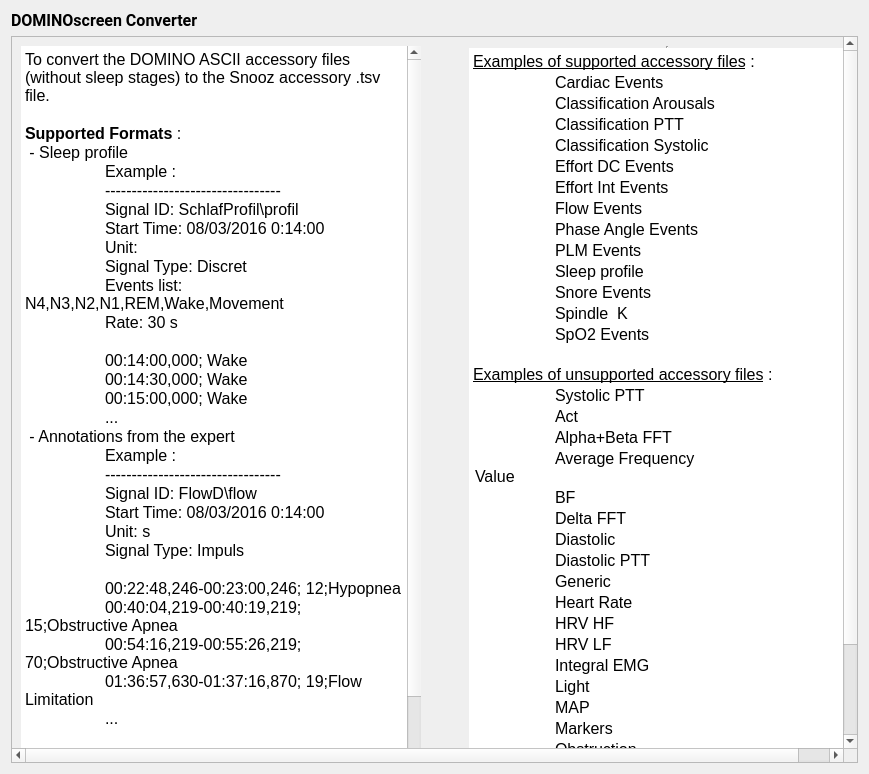
<?xml version="1.0" encoding="UTF-8"?>
<ui version="4.0">
 <class>IntroStep</class>
 <widget class="QWidget" name="IntroStep">
  <property name="geometry">
   <rect>
    <x>0</x>
    <y>0</y>
    <width>869</width>
    <height>774</height>
   </rect>
  </property>
  <property name="windowTitle">
   <string/>
  </property>
  <property name="styleSheet">
   <string>font: 12pt &quot;Roboto&quot;;</string>
  </property>
  <layout class="QVBoxLayout" name="verticalLayout">
   <item>
    <widget class="QLabel" name="label">
     <property name="font">
      <font>
       <family>Roboto</family>
       <pointsize>12</pointsize>
       <weight>50</weight>
       <italic>false</italic>
       <bold>false</bold>
      </font>
     </property>
     <property name="text">
      <string>&lt;html&gt;&lt;head/&gt;&lt;body&gt;&lt;p&gt;&lt;span style=&quot; font-weight:600;&quot;&gt;DOMINOscreen Converter&lt;/span&gt;&lt;/p&gt;&lt;/body&gt;&lt;/html&gt;</string>
     </property>
    </widget>
   </item>
   <item>
    <widget class="QScrollArea" name="scrollArea">
     <property name="autoFillBackground">
      <bool>true</bool>
     </property>
     <property name="widgetResizable">
      <bool>true</bool>
     </property>
     <widget class="QWidget" name="scrollAreaWidgetContents">
      <property name="geometry">
       <rect>
        <x>0</x>
        <y>0</y>
        <width>872</width>
        <height>820</height>
       </rect>
      </property>
      <property name="autoFillBackground">
       <bool>true</bool>
      </property>
      <layout class="QHBoxLayout" name="horizontalLayout_2">
       <item>
        <layout class="QHBoxLayout" name="horizontalLayout">
         <item>
          <widget class="QTextEdit" name="textEdit">
           <property name="sizePolicy">
            <sizepolicy hsizetype="Expanding" vsizetype="Expanding">
             <horstretch>0</horstretch>
             <verstretch>0</verstretch>
            </sizepolicy>
           </property>
           <property name="minimumSize">
            <size>
             <width>400</width>
             <height>0</height>
            </size>
           </property>
           <property name="frameShape">
            <enum>QFrame::HLine</enum>
           </property>
           <property name="frameShadow">
            <enum>QFrame::Plain</enum>
           </property>
           <property name="lineWidth">
            <number>0</number>
           </property>
           <property name="verticalScrollBarPolicy">
            <enum>Qt::ScrollBarAsNeeded</enum>
           </property>
           <property name="horizontalScrollBarPolicy">
            <enum>Qt::ScrollBarAsNeeded</enum>
           </property>
           <property name="readOnly">
            <bool>true</bool>
           </property>
           <property name="html">
            <string>&lt;!DOCTYPE HTML PUBLIC &quot;-//W3C//DTD HTML 4.0//EN&quot; &quot;http://www.w3.org/TR/REC-html40/strict.dtd&quot;&gt;
&lt;html&gt;&lt;head&gt;&lt;meta name=&quot;qrichtext&quot; content=&quot;1&quot; /&gt;&lt;style type=&quot;text/css&quot;&gt;
p, li { white-space: pre-wrap; }
&lt;/style&gt;&lt;/head&gt;&lt;body style=&quot; font-family:'Roboto'; font-size:12pt; font-weight:400; font-style:normal;&quot;&gt;
&lt;p style=&quot; margin-top:0px; margin-bottom:0px; margin-left:0px; margin-right:0px; -qt-block-indent:0; text-indent:0px;&quot;&gt;To convert the DOMINO ASCII accessory files (without sleep stages) to the Snooz accessory .tsv file.&lt;/p&gt;
&lt;p style=&quot;-qt-paragraph-type:empty; margin-top:0px; margin-bottom:0px; margin-left:0px; margin-right:0px; -qt-block-indent:0; text-indent:0px; font-weight:600;&quot;&gt;&lt;br /&gt;&lt;/p&gt;
&lt;p style=&quot; margin-top:0px; margin-bottom:0px; margin-left:0px; margin-right:0px; -qt-block-indent:0; text-indent:0px;&quot;&gt;&lt;span style=&quot; font-weight:600;&quot;&gt;Supported Formats&lt;/span&gt; : &lt;/p&gt;
&lt;p style=&quot; margin-top:0px; margin-bottom:0px; margin-left:0px; margin-right:0px; -qt-block-indent:0; text-indent:0px;&quot;&gt; - Sleep profile&lt;/p&gt;
&lt;p style=&quot; margin-top:0px; margin-bottom:0px; margin-left:0px; margin-right:0px; -qt-block-indent:0; text-indent:0px;&quot;&gt;	Example : &lt;/p&gt;
&lt;p style=&quot; margin-top:0px; margin-bottom:0px; margin-left:0px; margin-right:0px; -qt-block-indent:0; text-indent:0px;&quot;&gt;	---------------------------------&lt;/p&gt;
&lt;p style=&quot; margin-top:0px; margin-bottom:0px; margin-left:0px; margin-right:0px; -qt-block-indent:0; text-indent:0px;&quot;&gt;	Signal ID: SchlafProfil\profil&lt;/p&gt;
&lt;p style=&quot; margin-top:0px; margin-bottom:0px; margin-left:0px; margin-right:0px; -qt-block-indent:0; text-indent:0px;&quot;&gt;	Start Time: 08/03/2016 0:14:00&lt;/p&gt;
&lt;p style=&quot; margin-top:0px; margin-bottom:0px; margin-left:0px; margin-right:0px; -qt-block-indent:0; text-indent:0px;&quot;&gt;	Unit: &lt;/p&gt;
&lt;p style=&quot; margin-top:0px; margin-bottom:0px; margin-left:0px; margin-right:0px; -qt-block-indent:0; text-indent:0px;&quot;&gt;	Signal Type: Discret&lt;/p&gt;
&lt;p style=&quot; margin-top:0px; margin-bottom:0px; margin-left:0px; margin-right:0px; -qt-block-indent:0; text-indent:0px;&quot;&gt;	Events list: N4,N3,N2,N1,REM,Wake,Movement&lt;/p&gt;
&lt;p style=&quot; margin-top:0px; margin-bottom:0px; margin-left:0px; margin-right:0px; -qt-block-indent:0; text-indent:0px;&quot;&gt;	Rate: 30 s&lt;/p&gt;
&lt;p style=&quot;-qt-paragraph-type:empty; margin-top:0px; margin-bottom:0px; margin-left:0px; margin-right:0px; -qt-block-indent:0; text-indent:0px;&quot;&gt;&lt;br /&gt;&lt;/p&gt;
&lt;p style=&quot; margin-top:0px; margin-bottom:0px; margin-left:0px; margin-right:0px; -qt-block-indent:0; text-indent:0px;&quot;&gt;	00:14:00,000; Wake&lt;/p&gt;
&lt;p style=&quot; margin-top:0px; margin-bottom:0px; margin-left:0px; margin-right:0px; -qt-block-indent:0; text-indent:0px;&quot;&gt;	00:14:30,000; Wake&lt;/p&gt;
&lt;p style=&quot; margin-top:0px; margin-bottom:0px; margin-left:0px; margin-right:0px; -qt-block-indent:0; text-indent:0px;&quot;&gt;	00:15:00,000; Wake&lt;/p&gt;
&lt;p style=&quot; margin-top:0px; margin-bottom:0px; margin-left:0px; margin-right:0px; -qt-block-indent:0; text-indent:0px;&quot;&gt;	...&lt;/p&gt;
&lt;p style=&quot; margin-top:0px; margin-bottom:0px; margin-left:0px; margin-right:0px; -qt-block-indent:0; text-indent:0px;&quot;&gt; - Annotations from the expert&lt;/p&gt;
&lt;p style=&quot; margin-top:0px; margin-bottom:0px; margin-left:0px; margin-right:0px; -qt-block-indent:0; text-indent:0px;&quot;&gt;	Example : &lt;/p&gt;
&lt;p style=&quot; margin-top:0px; margin-bottom:0px; margin-left:0px; margin-right:0px; -qt-block-indent:0; text-indent:0px;&quot;&gt;	---------------------------------	&lt;/p&gt;
&lt;p style=&quot; margin-top:0px; margin-bottom:0px; margin-left:0px; margin-right:0px; -qt-block-indent:0; text-indent:0px;&quot;&gt;	Signal ID: FlowD\flow&lt;/p&gt;
&lt;p style=&quot; margin-top:0px; margin-bottom:0px; margin-left:0px; margin-right:0px; -qt-block-indent:0; text-indent:0px;&quot;&gt;	Start Time: 08/03/2016 0:14:00&lt;/p&gt;
&lt;p style=&quot; margin-top:0px; margin-bottom:0px; margin-left:0px; margin-right:0px; -qt-block-indent:0; text-indent:0px;&quot;&gt;	Unit: s&lt;/p&gt;
&lt;p style=&quot; margin-top:0px; margin-bottom:0px; margin-left:0px; margin-right:0px; -qt-block-indent:0; text-indent:0px;&quot;&gt;	Signal Type: Impuls&lt;/p&gt;
&lt;p style=&quot;-qt-paragraph-type:empty; margin-top:0px; margin-bottom:0px; margin-left:0px; margin-right:0px; -qt-block-indent:0; text-indent:0px;&quot;&gt;&lt;br /&gt;&lt;/p&gt;
&lt;p style=&quot; margin-top:0px; margin-bottom:0px; margin-left:0px; margin-right:0px; -qt-block-indent:0; text-indent:0px;&quot;&gt;	00:22:48,246-00:23:00,246; 12;Hypopnea&lt;/p&gt;
&lt;p style=&quot; margin-top:0px; margin-bottom:0px; margin-left:0px; margin-right:0px; -qt-block-indent:0; text-indent:0px;&quot;&gt;	00:40:04,219-00:40:19,219; 15;Obstructive Apnea&lt;/p&gt;
&lt;p style=&quot; margin-top:0px; margin-bottom:0px; margin-left:0px; margin-right:0px; -qt-block-indent:0; text-indent:0px;&quot;&gt;	00:54:16,219-00:55:26,219; 70;Obstructive Apnea&lt;/p&gt;
&lt;p style=&quot; margin-top:0px; margin-bottom:0px; margin-left:0px; margin-right:0px; -qt-block-indent:0; text-indent:0px;&quot;&gt;	01:36:57,630-01:37:16,870; 19;Flow Limitation&lt;/p&gt;
&lt;p style=&quot; margin-top:0px; margin-bottom:0px; margin-left:0px; margin-right:0px; -qt-block-indent:0; text-indent:0px;&quot;&gt;	...&lt;/p&gt;
&lt;p style=&quot;-qt-paragraph-type:empty; margin-top:0px; margin-bottom:0px; margin-left:0px; margin-right:0px; -qt-block-indent:0; text-indent:0px;&quot;&gt;&lt;br /&gt;&lt;/p&gt;
&lt;p style=&quot; margin-top:0px; margin-bottom:0px; margin-left:0px; margin-right:0px; -qt-block-indent:0; text-indent:0px;&quot;&gt;&lt;span style=&quot; font-weight:600;&quot;&gt;Unsupported format&lt;/span&gt; :&lt;/p&gt;
&lt;p style=&quot; margin-top:0px; margin-bottom:0px; margin-left:0px; margin-right:0px; -qt-block-indent:0; text-indent:0px;&quot;&gt; - Recorded or computed values &lt;/p&gt;
&lt;p style=&quot; margin-top:0px; margin-bottom:0px; margin-left:0px; margin-right:0px; -qt-block-indent:0; text-indent:0px;&quot;&gt;	Example : &lt;/p&gt;
&lt;p style=&quot; margin-top:0px; margin-bottom:0px; margin-left:0px; margin-right:0px; -qt-block-indent:0; text-indent:0px;&quot;&gt;	---------------------------------&lt;/p&gt;
&lt;p style=&quot; margin-top:0px; margin-bottom:0px; margin-left:0px; margin-right:0px; -qt-block-indent:0; text-indent:0px;&quot;&gt;	Signal ID: SchlafFFT\AFV&lt;/p&gt;
&lt;p style=&quot; margin-top:0px; margin-bottom:0px; margin-left:0px; margin-right:0px; -qt-block-indent:0; text-indent:0px;&quot;&gt;	Start Time: 17/11/2010 23:57:00&lt;/p&gt;
&lt;p style=&quot; margin-top:0px; margin-bottom:0px; margin-left:0px; margin-right:0px; -qt-block-indent:0; text-indent:0px;&quot;&gt;	Unit: Hz&lt;/p&gt;
&lt;p style=&quot; margin-top:0px; margin-bottom:0px; margin-left:0px; margin-right:0px; -qt-block-indent:0; text-indent:0px;&quot;&gt;	Signal Type: Analog&lt;/p&gt;
&lt;p style=&quot; margin-top:0px; margin-bottom:0px; margin-left:0px; margin-right:0px; -qt-block-indent:0; text-indent:0px;&quot;&gt;	&lt;/p&gt;
&lt;p style=&quot; margin-top:0px; margin-bottom:0px; margin-left:0px; margin-right:0px; -qt-block-indent:0; text-indent:0px;&quot;&gt;	23:57:00,000; 11&lt;/p&gt;
&lt;p style=&quot; margin-top:0px; margin-bottom:0px; margin-left:0px; margin-right:0px; -qt-block-indent:0; text-indent:0px;&quot;&gt;	23:57:01,000; 11&lt;/p&gt;
&lt;p style=&quot; margin-top:0px; margin-bottom:0px; margin-left:0px; margin-right:0px; -qt-block-indent:0; text-indent:0px;&quot;&gt;	23:57:02,000; 12&lt;/p&gt;
&lt;p style=&quot; margin-top:0px; margin-bottom:0px; margin-left:0px; margin-right:0px; -qt-block-indent:0; text-indent:0px;&quot;&gt;	23:57:03,000; 14&lt;/p&gt;
&lt;p style=&quot; margin-top:0px; margin-bottom:0px; margin-left:0px; margin-right:0px; -qt-block-indent:0; text-indent:0px;&quot;&gt;	...&lt;/p&gt;&lt;/body&gt;&lt;/html&gt;</string>
           </property>
          </widget>
         </item>
         <item>
          <spacer name="horizontalSpacer">
           <property name="orientation">
            <enum>Qt::Horizontal</enum>
           </property>
           <property name="sizeType">
            <enum>QSizePolicy::Fixed</enum>
           </property>
           <property name="sizeHint" stdset="0">
            <size>
             <width>40</width>
             <height>20</height>
            </size>
           </property>
          </spacer>
         </item>
         <item>
          <widget class="QTextEdit" name="textEdit_2">
           <property name="sizePolicy">
            <sizepolicy hsizetype="Expanding" vsizetype="Expanding">
             <horstretch>0</horstretch>
             <verstretch>0</verstretch>
            </sizepolicy>
           </property>
           <property name="minimumSize">
            <size>
             <width>400</width>
             <height>800</height>
            </size>
           </property>
           <property name="frameShape">
            <enum>QFrame::VLine</enum>
           </property>
           <property name="verticalScrollBarPolicy">
            <enum>Qt::ScrollBarAsNeeded</enum>
           </property>
           <property name="horizontalScrollBarPolicy">
            <enum>Qt::ScrollBarAsNeeded</enum>
           </property>
           <property name="readOnly">
            <bool>true</bool>
           </property>
           <property name="html">
            <string>&lt;!DOCTYPE HTML PUBLIC &quot;-//W3C//DTD HTML 4.0//EN&quot; &quot;http://www.w3.org/TR/REC-html40/strict.dtd&quot;&gt;
&lt;html&gt;&lt;head&gt;&lt;meta name=&quot;qrichtext&quot; content=&quot;1&quot; /&gt;&lt;style type=&quot;text/css&quot;&gt;
p, li { white-space: pre-wrap; }
&lt;/style&gt;&lt;/head&gt;&lt;body style=&quot; font-family:'Roboto'; font-size:12pt; font-weight:400; font-style:normal;&quot;&gt;
&lt;p style=&quot; margin-top:0px; margin-bottom:0px; margin-left:0px; margin-right:0px; -qt-block-indent:0; text-indent:0px;&quot;&gt;&lt;span style=&quot; text-decoration: underline;&quot;&gt;Examples of supported accessory files&lt;/span&gt; :&lt;/p&gt;
&lt;p style=&quot;-qt-paragraph-type:empty; margin-top:0px; margin-bottom:0px; margin-left:0px; margin-right:0px; -qt-block-indent:0; text-indent:0px;&quot;&gt;&lt;br /&gt;&lt;/p&gt;
&lt;table border=&quot;0&quot; style=&quot; margin-top:0px; margin-bottom:0px; margin-left:0px; margin-right:0px;&quot; cellspacing=&quot;2&quot; cellpadding=&quot;0&quot;&gt;
&lt;tr&gt;
&lt;td width=&quot;259&quot;&gt;
&lt;p style=&quot; margin-top:0px; margin-bottom:0px; margin-left:0px; margin-right:0px; -qt-block-indent:0; text-indent:0px;&quot;&gt;	Cardiac Events&lt;/p&gt;&lt;/td&gt;&lt;/tr&gt;
&lt;tr&gt;
&lt;td&gt;
&lt;p style=&quot; margin-top:0px; margin-bottom:0px; margin-left:0px; margin-right:0px; -qt-block-indent:0; text-indent:0px;&quot;&gt;	Classification Arousals&lt;/p&gt;&lt;/td&gt;&lt;/tr&gt;
&lt;tr&gt;
&lt;td&gt;
&lt;p style=&quot; margin-top:0px; margin-bottom:0px; margin-left:0px; margin-right:0px; -qt-block-indent:0; text-indent:0px;&quot;&gt;	Classification PTT&lt;/p&gt;&lt;/td&gt;&lt;/tr&gt;
&lt;tr&gt;
&lt;td&gt;
&lt;p style=&quot; margin-top:0px; margin-bottom:0px; margin-left:0px; margin-right:0px; -qt-block-indent:0; text-indent:0px;&quot;&gt;	Classification Systolic&lt;/p&gt;&lt;/td&gt;&lt;/tr&gt;
&lt;tr&gt;
&lt;td&gt;
&lt;p style=&quot; margin-top:0px; margin-bottom:0px; margin-left:0px; margin-right:0px; -qt-block-indent:0; text-indent:0px;&quot;&gt;	Effort DC Events&lt;/p&gt;&lt;/td&gt;&lt;/tr&gt;
&lt;tr&gt;
&lt;td&gt;
&lt;p style=&quot; margin-top:0px; margin-bottom:0px; margin-left:0px; margin-right:0px; -qt-block-indent:0; text-indent:0px;&quot;&gt;	Effort Int Events&lt;/p&gt;&lt;/td&gt;&lt;/tr&gt;
&lt;tr&gt;
&lt;td&gt;
&lt;p style=&quot; margin-top:0px; margin-bottom:0px; margin-left:0px; margin-right:0px; -qt-block-indent:0; text-indent:0px;&quot;&gt;	Flow Events&lt;/p&gt;&lt;/td&gt;&lt;/tr&gt;
&lt;tr&gt;
&lt;td&gt;
&lt;p style=&quot; margin-top:0px; margin-bottom:0px; margin-left:0px; margin-right:0px; -qt-block-indent:0; text-indent:0px;&quot;&gt;	Phase Angle Events&lt;/p&gt;&lt;/td&gt;&lt;/tr&gt;
&lt;tr&gt;
&lt;td&gt;
&lt;p style=&quot; margin-top:0px; margin-bottom:0px; margin-left:0px; margin-right:0px; -qt-block-indent:0; text-indent:0px;&quot;&gt;	PLM Events&lt;/p&gt;&lt;/td&gt;&lt;/tr&gt;
&lt;tr&gt;
&lt;td&gt;
&lt;p style=&quot; margin-top:0px; margin-bottom:0px; margin-left:0px; margin-right:0px; -qt-block-indent:0; text-indent:0px;&quot;&gt;	Sleep profile&lt;/p&gt;&lt;/td&gt;&lt;/tr&gt;
&lt;tr&gt;
&lt;td&gt;
&lt;p style=&quot; margin-top:0px; margin-bottom:0px; margin-left:0px; margin-right:0px; -qt-block-indent:0; text-indent:0px;&quot;&gt;	Snore Events&lt;/p&gt;&lt;/td&gt;&lt;/tr&gt;
&lt;tr&gt;
&lt;td&gt;
&lt;p style=&quot; margin-top:0px; margin-bottom:0px; margin-left:0px; margin-right:0px; -qt-block-indent:0; text-indent:0px;&quot;&gt;	Spindle  K&lt;/p&gt;&lt;/td&gt;&lt;/tr&gt;
&lt;tr&gt;
&lt;td&gt;
&lt;p style=&quot; margin-top:0px; margin-bottom:0px; margin-left:0px; margin-right:0px; -qt-block-indent:0; text-indent:0px;&quot;&gt;	SpO2 Events&lt;/p&gt;
&lt;p style=&quot;-qt-paragraph-type:empty; margin-top:0px; margin-bottom:0px; margin-left:0px; margin-right:0px; -qt-block-indent:0; text-indent:0px;&quot;&gt;&lt;br /&gt;&lt;/p&gt;&lt;/td&gt;&lt;/tr&gt;&lt;/table&gt;
&lt;p style=&quot; margin-top:0px; margin-bottom:0px; margin-left:0px; margin-right:0px; -qt-block-indent:0; text-indent:0px;&quot;&gt;&lt;span style=&quot; text-decoration: underline;&quot;&gt;Examples of unsupported accessory files&lt;/span&gt; : &lt;/p&gt;
&lt;p align=&quot;center&quot; style=&quot;-qt-paragraph-type:empty; margin-top:0px; margin-bottom:0px; margin-left:0px; margin-right:0px; -qt-block-indent:0; text-indent:0px;&quot;&gt;&lt;br /&gt;&lt;/p&gt;
&lt;table border=&quot;0&quot; style=&quot; margin-top:0px; margin-bottom:0px; margin-left:0px; margin-right:0px;&quot; cellspacing=&quot;2&quot; cellpadding=&quot;0&quot;&gt;
&lt;tr&gt;
&lt;td width=&quot;259&quot;&gt;
&lt;p style=&quot; margin-top:0px; margin-bottom:0px; margin-left:0px; margin-right:0px; -qt-block-indent:0; text-indent:0px;&quot;&gt;	Systolic PTT&lt;/p&gt;&lt;/td&gt;&lt;/tr&gt;
&lt;tr&gt;
&lt;td&gt;
&lt;p style=&quot; margin-top:0px; margin-bottom:0px; margin-left:0px; margin-right:0px; -qt-block-indent:0; text-indent:0px;&quot;&gt;	Act&lt;/p&gt;&lt;/td&gt;&lt;/tr&gt;
&lt;tr&gt;
&lt;td&gt;
&lt;p style=&quot; margin-top:0px; margin-bottom:0px; margin-left:0px; margin-right:0px; -qt-block-indent:0; text-indent:0px;&quot;&gt;	Alpha+Beta FFT&lt;/p&gt;&lt;/td&gt;&lt;/tr&gt;
&lt;tr&gt;
&lt;td&gt;
&lt;p style=&quot; margin-top:0px; margin-bottom:0px; margin-left:0px; margin-right:0px; -qt-block-indent:0; text-indent:0px;&quot;&gt;	Average Frequency Value&lt;/p&gt;&lt;/td&gt;&lt;/tr&gt;
&lt;tr&gt;
&lt;td&gt;
&lt;p style=&quot; margin-top:0px; margin-bottom:0px; margin-left:0px; margin-right:0px; -qt-block-indent:0; text-indent:0px;&quot;&gt;	BF&lt;/p&gt;&lt;/td&gt;&lt;/tr&gt;
&lt;tr&gt;
&lt;td&gt;
&lt;p style=&quot; margin-top:0px; margin-bottom:0px; margin-left:0px; margin-right:0px; -qt-block-indent:0; text-indent:0px;&quot;&gt;	Delta FFT&lt;/p&gt;&lt;/td&gt;&lt;/tr&gt;
&lt;tr&gt;
&lt;td&gt;
&lt;p style=&quot; margin-top:0px; margin-bottom:0px; margin-left:0px; margin-right:0px; -qt-block-indent:0; text-indent:0px;&quot;&gt;	Diastolic&lt;/p&gt;&lt;/td&gt;&lt;/tr&gt;
&lt;tr&gt;
&lt;td&gt;
&lt;p style=&quot; margin-top:0px; margin-bottom:0px; margin-left:0px; margin-right:0px; -qt-block-indent:0; text-indent:0px;&quot;&gt;	Diastolic PTT&lt;/p&gt;&lt;/td&gt;&lt;/tr&gt;
&lt;tr&gt;
&lt;td&gt;
&lt;p style=&quot; margin-top:0px; margin-bottom:0px; margin-left:0px; margin-right:0px; -qt-block-indent:0; text-indent:0px;&quot;&gt;	Generic&lt;/p&gt;&lt;/td&gt;&lt;/tr&gt;
&lt;tr&gt;
&lt;td&gt;
&lt;p style=&quot; margin-top:0px; margin-bottom:0px; margin-left:0px; margin-right:0px; -qt-block-indent:0; text-indent:0px;&quot;&gt;	Heart Rate&lt;/p&gt;&lt;/td&gt;&lt;/tr&gt;
&lt;tr&gt;
&lt;td&gt;
&lt;p style=&quot; margin-top:0px; margin-bottom:0px; margin-left:0px; margin-right:0px; -qt-block-indent:0; text-indent:0px;&quot;&gt;	HRV HF&lt;/p&gt;&lt;/td&gt;&lt;/tr&gt;
&lt;tr&gt;
&lt;td&gt;
&lt;p style=&quot; margin-top:0px; margin-bottom:0px; margin-left:0px; margin-right:0px; -qt-block-indent:0; text-indent:0px;&quot;&gt;	HRV LF&lt;/p&gt;&lt;/td&gt;&lt;/tr&gt;
&lt;tr&gt;
&lt;td&gt;
&lt;p style=&quot; margin-top:0px; margin-bottom:0px; margin-left:0px; margin-right:0px; -qt-block-indent:0; text-indent:0px;&quot;&gt;	Integral EMG&lt;/p&gt;&lt;/td&gt;&lt;/tr&gt;
&lt;tr&gt;
&lt;td&gt;
&lt;p style=&quot; margin-top:0px; margin-bottom:0px; margin-left:0px; margin-right:0px; -qt-block-indent:0; text-indent:0px;&quot;&gt;	Light&lt;/p&gt;&lt;/td&gt;&lt;/tr&gt;
&lt;tr&gt;
&lt;td&gt;
&lt;p style=&quot; margin-top:0px; margin-bottom:0px; margin-left:0px; margin-right:0px; -qt-block-indent:0; text-indent:0px;&quot;&gt;	MAP&lt;/p&gt;&lt;/td&gt;&lt;/tr&gt;
&lt;tr&gt;
&lt;td&gt;
&lt;p style=&quot; margin-top:0px; margin-bottom:0px; margin-left:0px; margin-right:0px; -qt-block-indent:0; text-indent:0px;&quot;&gt;	Markers&lt;/p&gt;&lt;/td&gt;&lt;/tr&gt;
&lt;tr&gt;
&lt;td&gt;
&lt;p style=&quot; margin-top:0px; margin-bottom:0px; margin-left:0px; margin-right:0px; -qt-block-indent:0; text-indent:0px;&quot;&gt;	Obstruction&lt;/p&gt;&lt;/td&gt;&lt;/tr&gt;
&lt;tr&gt;
&lt;td&gt;
&lt;p style=&quot; margin-top:0px; margin-bottom:0px; margin-left:0px; margin-right:0px; -qt-block-indent:0; text-indent:0px;&quot;&gt;	Phase Angle&lt;/p&gt;&lt;/td&gt;&lt;/tr&gt;
&lt;tr&gt;
&lt;td&gt;
&lt;p style=&quot; margin-top:0px; margin-bottom:0px; margin-left:0px; margin-right:0px; -qt-block-indent:0; text-indent:0px;&quot;&gt;	Position&lt;/p&gt;&lt;/td&gt;&lt;/tr&gt;
&lt;tr&gt;
&lt;td&gt;
&lt;p style=&quot; margin-top:0px; margin-bottom:0px; margin-left:0px; margin-right:0px; -qt-block-indent:0; text-indent:0px;&quot;&gt;	PTT Raw&lt;/p&gt;&lt;/td&gt;&lt;/tr&gt;
&lt;tr&gt;
&lt;td&gt;
&lt;p style=&quot; margin-top:0px; margin-bottom:0px; margin-left:0px; margin-right:0px; -qt-block-indent:0; text-indent:0px;&quot;&gt;	Sigma FFT&lt;/p&gt;&lt;/td&gt;&lt;/tr&gt;
&lt;tr&gt;
&lt;td&gt;
&lt;p style=&quot; margin-top:0px; margin-bottom:0px; margin-left:0px; margin-right:0px; -qt-block-indent:0; text-indent:0px;&quot;&gt;	Sleep Profile Reliability&lt;/p&gt;&lt;/td&gt;&lt;/tr&gt;
&lt;tr&gt;
&lt;td&gt;
&lt;p style=&quot; margin-top:0px; margin-bottom:0px; margin-left:0px; margin-right:0px; -qt-block-indent:0; text-indent:0px;&quot;&gt;	SpO2&lt;/p&gt;&lt;/td&gt;&lt;/tr&gt;
&lt;tr&gt;
&lt;td&gt;
&lt;p style=&quot; margin-top:0px; margin-bottom:0px; margin-left:0px; margin-right:0px; -qt-block-indent:0; text-indent:0px;&quot;&gt;	SVB&lt;/p&gt;&lt;/td&gt;&lt;/tr&gt;
&lt;tr&gt;
&lt;td&gt;
&lt;p style=&quot; margin-top:0px; margin-bottom:0px; margin-left:0px; margin-right:0px; -qt-block-indent:0; text-indent:0px;&quot;&gt;	Systolic&lt;/p&gt;&lt;/td&gt;&lt;/tr&gt;&lt;/table&gt;&lt;/body&gt;&lt;/html&gt;</string>
           </property>
          </widget>
         </item>
        </layout>
       </item>
      </layout>
     </widget>
    </widget>
   </item>
  </layout>
 </widget>
 <resources>
  <include location="../../../../../snooz-toolbox/src/main/python/ui/themes/themes.qrc"/>
 </resources>
 <connections/>
</ui>
